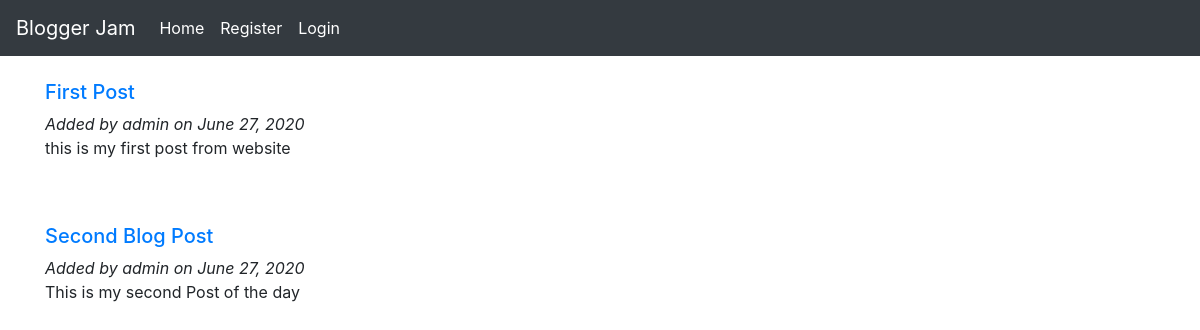
The page /category/Coding on the database its author committed.
### blog/models.py (models this page shows, shortened)
class Post(models.Model):
    title = models.CharField(max_length=255)
    author = models.ForeignKey(User, on_delete=models.CASCADE)
    category = models.ForeignKey(Category, on_delete=models.CASCADE)
    body = models.TextField()
    title_tag = models.CharField(max_length=255)
    publish_date = models.DateField(auto_now_add=True)
    likes = models.ManyToManyField(User, related_name='blog_posts')

### blog/views.py (the view)
# urls.py: path('category/<str:cats>', BlogByCategoryView ,name='category_blogs'),
def BlogByCategoryView(request, cats):
    cat = Category.objects.filter(name=cats).first()
    blogs = cat.post_set.all()
    return render(request, 'category_posts.html', {'blogs':blogs})

### blog/templates/category_posts.html
{% extends 'base.html' %}
{% block content %}
{% for post in blogs %}
<div>
    <a href="{% url 'blog_detail' post.pk %}"><h5>{{post.title}}</h5></a>
    <em>Added by {{post.author}} on {{post.publish_date}}</em>
    <p>{{post.body | slice:":200"}}</p>
    <br><br>
</div>
{% endfor %}
{% endblock %}

### rows shown on the page
Post: title "First Post", author "admin", publish_date "June 27, 2020", body "this is my first post from website"
Post: title "Second Blog Post", author "admin", publish_date "June 27, 2020", body "This is my second Post of the day"
